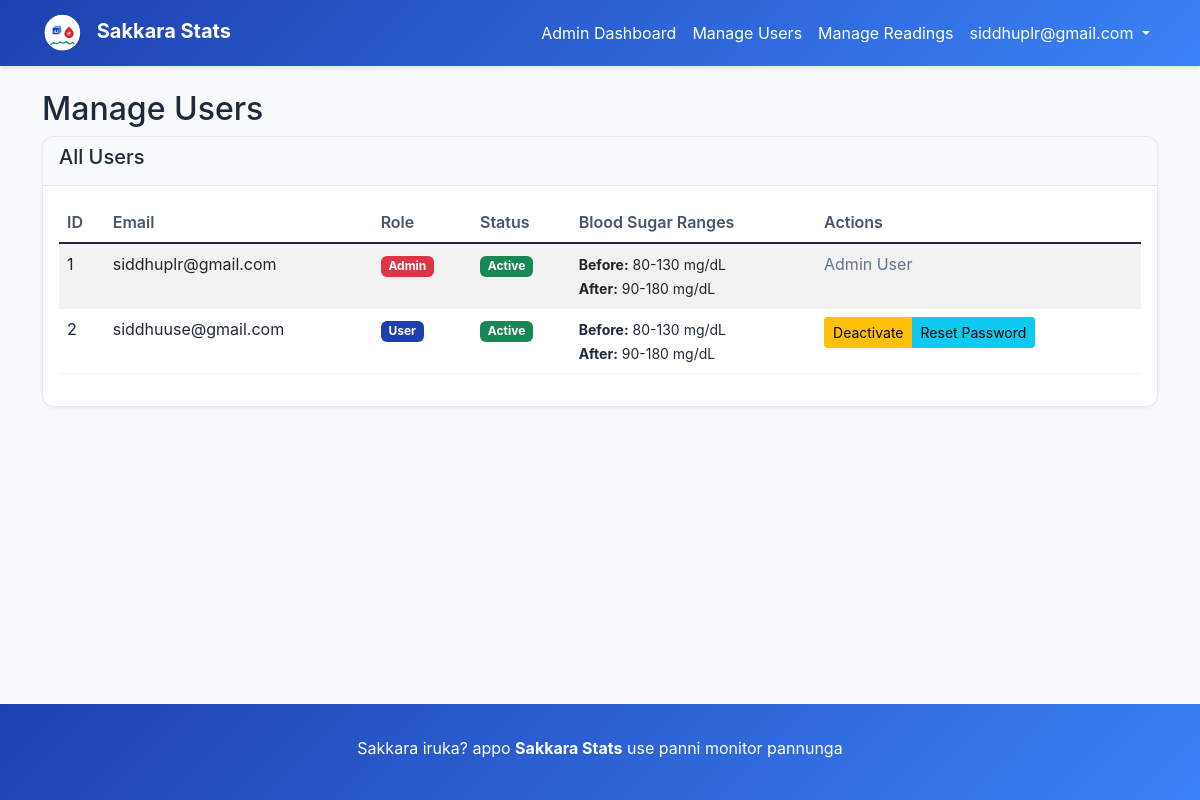
The app's page /manage_users (signed in) with its own data.
### app.py (models this page shows)
class User(UserMixin, db.Model):
    id = db.Column(db.Integer, primary_key=True)
    email = db.Column(db.String(100), unique=True, nullable=False)
    name = db.Column(db.String(100), nullable=True)
    password_hash = db.Column(db.String(100), nullable=False)
    role = db.Column(db.String(20), default='user')
    is_active = db.Column(db.Boolean, default=True)
    before_food_min = db.Column(db.Integer, default=80)
    before_food_max = db.Column(db.Integer, default=130)
    after_food_min = db.Column(db.Integer, default=90)
    after_food_max = db.Column(db.Integer, default=180)
    readings = db.relationship('Reading', backref='user', lazy=True)

### app.py (the view)
@app.route('/manage_users')
@login_required
def manage_users():
    if current_user.role != 'admin':
        return redirect(url_for('dashboard'))
    users = User.query.all()
    return render_template('manage_users.html', users=users)

### app.py (called while the page is built)
@login_manager.user_loader
def load_user(user_id):
    return User.query.get(int(user_id))

### templates/manage_users.html (shortened to what this page needs)
{% extends "base.html" %}
{% block content %}
<div class="row">
    <div class="col-md-12">
        <h2>Manage Users</h2>
    </div>
</div>
<div class="row">
    <div class="col-md-12">
        <div class="card">
            <div class="card-header">
                <h5>All Users</h5>
            </div>
            <div class="card-body">
                {% if users %}
                <div class="table-responsive">
                    <table class="table table-striped">
                        <thead>
                            <tr>
                                <th>ID</th>
                                <th>Email</th>
                                <th>Role</th>
                                <th>Status</th>
                                <th>Blood Sugar Ranges</th>
                                <th>Actions</th>
                            </tr>
                        </thead>
                        <tbody>
                            {% for user in users %}
                            <tr>
                                <td>{{ user.id }}</td>
                                <td>{{ user.email }}</td>
                                <td>
                                    <span class="badge bg-{{ 'danger' if user.role == 'admin' else 'primary' }}">
                                        {{ user.role.title() }}
                                    </span>
                                </td>
                                <td>
                                    {% if user.is_active %}
                                        <span class="badge bg-success">Active</span>
                                    {% else %}
                                        <span class="badge" style="background-color: #6B7280; color: white;">Inactive</span>
                                    {% endif %}
                                </td>
                                <td>
                                    <small>
                                        <strong>Before:</strong> {{ user.before_food_min }}-{{ user.before_food_max }} mg/dL<br>
                                        <strong>After:</strong> {{ user.after_food_min }}-{{ user.after_food_max }} mg/dL
                                    </small>
                                </td>
                                <td>
                                    {% if user.role != 'admin' %}
                                        <div class="btn-group" role="group">
                                            <a href="{{ url_for('toggle_user', user_id=user.id) }}"
                                               class="btn btn-sm btn-{{ 'warning' if user.is_active else 'success' }}">
                                                {{ 'Deactivate' if user.is_active else 'Activate' }}
                                            </a>
                                            <a href="{{ url_for('reset_user_password', user_id=user.id) }}"
                                               class="btn btn-sm btn-info"
                                               onclick="return confirm('Reset password for {{ user.email }}? A temporary password will be generated.')">
                                                Reset Password
                                            </a>
                                        </div>
                                    {% else %}
                                        <span class="text-muted">Admin User</span>
                                    {% endif %}
                                </td>
                            </tr>
                            {% endfor %}
                        </tbody>
                    </table>
                </div>
                {% else %}
                <div class="text-center py-5">
                    <i class="fas fa-users fa-3x text-muted mb-3"></i>
                    <h5 class="text-muted">No users found</h5>
                    <p class="text-muted">Users will appear here when they sign up for the system.</p>
                </div>
                {% endif %}
            </div>
        </div>
    </div>
</div>
{% endblock %}

### templates/base.html (shortened to what this page needs)
<!DOCTYPE html>
<html lang="en">
<head>
    <link href="https://cdn.jsdelivr.net/npm/bootstrap@5.1.3/dist/css/bootstrap.min.css" rel="stylesheet">
    <link href="https://cdnjs.cloudflare.com/ajax/libs/font-awesome/6.0.0/css/all.min.css" rel="stylesheet">
</head>
<body class="bg-light">
    <nav class="navbar navbar-expand-lg navbar-dark">
        <div class="container">
            <a class="navbar-brand" href="{{ url_for('index') }}">
                <img src="{{ url_for('static', filename='assets/Logo.svg') }}" alt="Sakkara Stats Logo" class="logo">
                Sakkara Stats
            </a>
            {% if current_user.is_authenticated %}
            <div class="collapse navbar-collapse" id="navbarNav">
                <ul class="navbar-nav ms-auto">
                    {% if current_user.role == 'user' %}
                    <li class="nav-item">
                        <a class="nav-link" href="{{ url_for('dashboard') }}">
                            Dashboard
                        </a>
                    </li>
                    <li class="nav-item">
                        <a class="nav-link" href="{{ url_for('history') }}">
                            History
                        </a>
                    </li>
                    <li class="nav-item">
                        <a class="nav-link" href="{{ url_for('profile') }}">
                            Profile
                        </a>
                    </li>
                    {% elif current_user.role == 'admin' %}
                    <li class="nav-item">
                        <a class="nav-link" href="{{ url_for('admin_dashboard') }}">
                            Admin Dashboard
                        </a>
                    </li>
                    <li class="nav-item">
                        <a class="nav-link" href="{{ url_for('manage_users') }}">
                            Manage Users
                        </a>
                    </li>
                    <li class="nav-item">
                        <a class="nav-link" href="{{ url_for('manage_readings') }}">
                            Manage Readings
                        </a>
                    </li>
                    {% endif %}
                    <li class="nav-item dropdown">
                        <a class="nav-link dropdown-toggle" href="#" id="navbarDropdown" role="button" data-bs-toggle="dropdown">
                            {{ current_user.name if current_user.name else current_user.email }}
                        </a>
                    </li>
                </ul>
            </div>
            {% endif %}
        </div>
    </nav>
    <main class="container mt-4">
        {% block content %}{% endblock %}
    </main>
    <footer class="mt-5" style="background: linear-gradient(135deg, #1E40AF 0%, #3B82F6 100%); color: white; padding: 2rem 0;">
        <div class="container text-center">
            <div class="row">
                <div class="col-md-12">
                    <p class="mb-2">Sakkara iruka? appo <strong>Sakkara Stats</strong> use panni monitor pannunga</p>
                </div>
            </div>
        </div>
    </footer>
</body>
</html>

### templates/base.html (style rules this page uses)
body { font-family: "Inter", "Roboto", sans-serif; background-color: #F8FAFC; color: #1E293B; min-height: 100vh; display: flex; flex-direction: column; }
main { flex: 1; }
.navbar-brand { font-weight: bold; color: #FFFFFF !important; }
.logo { width: 40px; height: 40px; margin-right: 10px; }
.card { border-radius: 12px; box-shadow: 0 1px 3px rgba(0,0,0,0.06), 0 1px 2px rgba(0,0,0,0.02); background-color: #FFFFFF; border: 1px solid #E2E8F0; }
.navbar { background: linear-gradient(135deg, #1E40AF 0%, #3B82F6 100%); box-shadow: 0 2px 4px rgba(0,0,0,0.1); }
.navbar .nav-link { color: white !important; }
.navbar .dropdown-toggle { color: white !important; }
.text-muted { color: #64748B !important; }
.card-header { background-color: #F8FAFC; border-bottom: 1px solid #E2E8F0; color: #1E293B; border-radius: 12px 12px 0 0 !important; }
.table { color: #1E293B; }
.table th { color: #475569; font-weight: 600; border-color: #E2E8F0; }
.table td { border-color: #F1F5F9; }
.badge { border-radius: 6px; }
.bg-primary { background-color: #1E40AF !important; }

### records on screen
User: name+email "siddhuplr@gmail.com", id "1", email "siddhuplr@gmail.com", role "Admin", is_active "Active", before_food_min "80", before_food_max "130", after_food_min "90", after_food_max "180", shows "Admin User"
User: id "2", email "siddhuuse@gmail.com", role "User", shows "Active", before_food_min "80", before_food_max "130", after_food_min "90", after_food_max "180", is_active "Deactivate"
